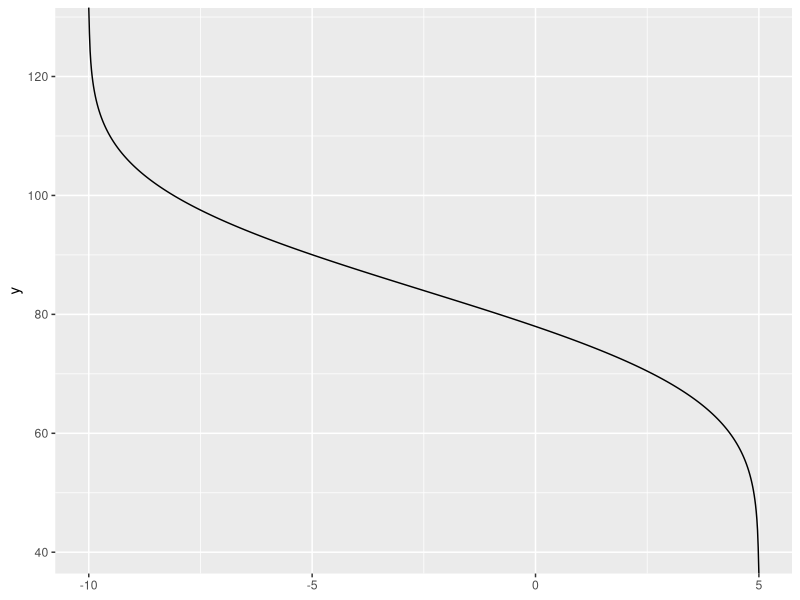
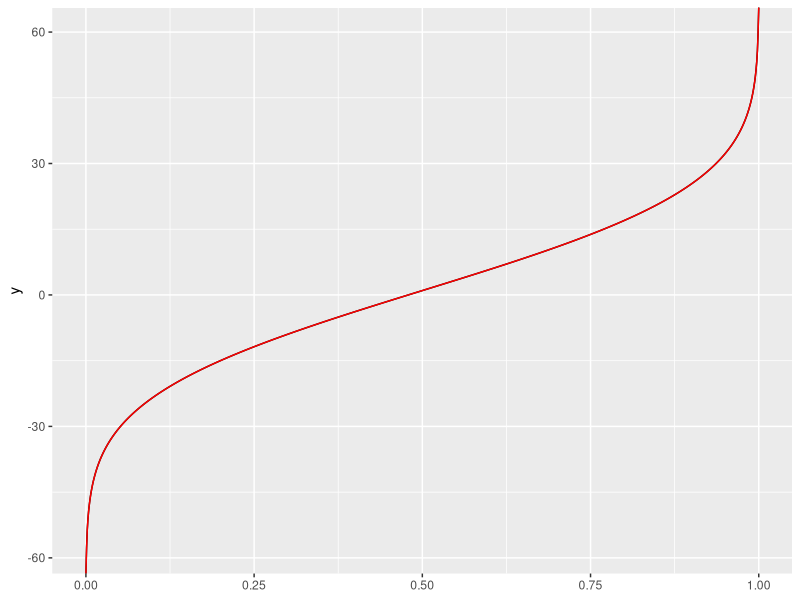
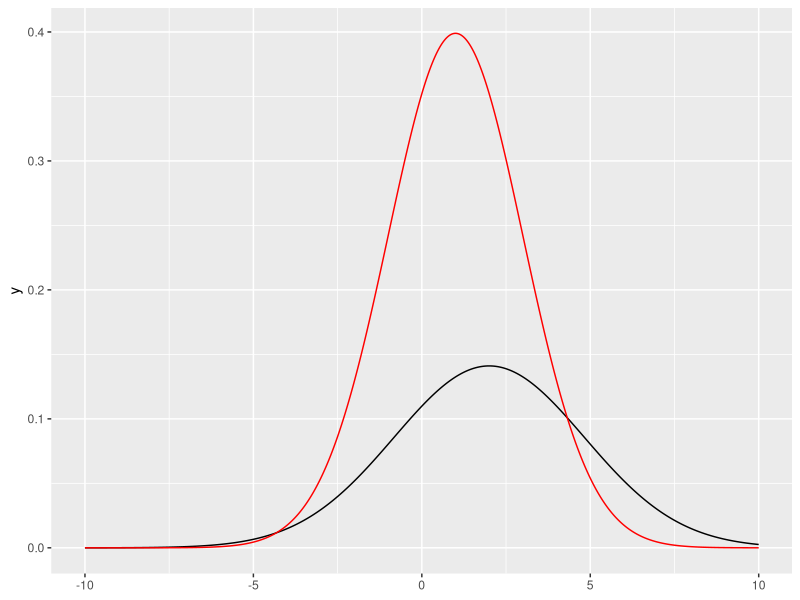

These charts were generated, in order, by the following R code: (Note: this script raises an error after producing the figures.)
library(tidyverse)
mus <- 10 + c(20,2,3,4,5)
sigs <- c(2,4,3,1,4)


lmc <- function(Ovg, Und, w, K) {
  Vectorize(function(lambda) {
    sum(qnorm((Und - w*lambda)/(Und + Ovg), mus[1:5], sigs[1:5])) - K}
  )
}

out <- function(Ovg, Und, w, lambda) {
  qnorm((Und - w*lambda)/(Und + Ovg), mus[1:5], sigs[1:5])
}

lmc1 <- lmc(1,1,1,100)
lmc1(2)

uniroot(lmc(10,5,1,85), c(-10,5), extendInt = "yes")

ggplot() + xlim(-10,5) + geom_function(fun = lmc(10,5,1,0), n = 1000)

out(0,1,1,.9)

ggplot() + xlim(0,1) + geom_function(fun = function(x) qnorm(x,1,19), n=1000) +
  geom_function(fun = function(x) qnorm(x,0,10) + qnorm(x,0,3) + qnorm(x,1,6), n=1000, color = "red")

ggplot() + xlim(-10,10) + geom_function(fun = function(x) dnorm(x,2,sqrt(8)), n=1000) +
  geom_function(fun = function(x) dnorm(x,1,2) + dnorm(x,1,2), n=1000, color = "red")

norm_loss <- function(alpha, mean, sd) {
  f <- function(x){
    alpha^(-1)*((pnorm(x, mean, sd)-alpha)*(x-mean) + sd^2*dnorm(x,mean,sd))
  }
  return(f)
}
sig = .2
mag = 10
alphas =   c(.1,.4,.5,.9)
w <- 6

plot_loss <- function(
    alphas,
    lossfun, 
    parms, 
    pfun, 
    qfun,
    mag, 
    xl, 
    xr,
    yb,
    yexpand = c(1,1)) {
  p <- ggplot() + xlim(xl,xr)+ map(
    alphas,
    function(alpha) {
      geom_function(aes(color = as_factor(alpha)), 
                    fun = rlang::exec(lossfun, alpha, !!!parms))
    }
  ) + map(
    alphas,
    function(alpha) {
      geom_segment(aes(color = as_factor(alpha), 
                       x = rlang::exec(qfun, alpha, !!!parms), 
                       y = yb,
                       xend = rlang::exec(qfun, alpha, !!!parms),
                       yend = mag*alpha),
                   alpha = .5)
    }
  ) + map(
    alphas,
    function(alpha) {
      geom_segment(aes(color = as_factor(alpha),
                       x = rlang::exec(qfun, alpha, !!!parms),
                       y = mag*alpha,
                       xend = xl, 
                       yend = mag*alpha),
                   alpha = .5)
    }
  ) + 
    geom_function(fun = function(q) mag*rlang::exec(pfun, q, !!!parms)) +
    scale_y_continuous(expand = yexpand,
                       labels = function(y) y/mag, 
                       breaks = mag*alphas, 
                       limits = c(yb, mag*1.1)) +
    scale_x_continuous(expand = c(0,.1), limits = c(xl,xr)) +
    theme_classic() +
    theme(legend.position = "none",
          axis.title = element_blank())
  return(p)
}



plot_loss(
    alphas = alphas,
    lossfun = norm_loss, 
    parms = list(mean = 0, sd = 2), 
    pfun = pnorm, 
    qfun = qnorm,
    mag = mag, 
    xl = -w, 
    xr = w)


unif_loss <- function(alpha, a, b) {
  f <- function(x){
    (alpha*2*(b-a))^(-1)*(x^2 - 2*(a+(b - a)*alpha)*x+(1 - alpha)*a^2 +alpha*b^2)
  }
  return(f)
}

plot_loss(
  alphas = alphas,
  lossfun = unif_loss, 
  lossparms = list(a = 0, b=1), 
  pfun = punif, 
  qfun = qunif,
  distparms = list(min = 0, max = 1),
  mag = 1.2, 
  xl = -.3, 
  xr = 1.3)

exp_loss <- function(alpha, rate) {
  f <- function(x){
    alpha^(-1)*(exp(-x*rate)*rate^(-1) - (alpha-1) * x - rate^(-1))
  }
  return(f)
}
parms = list(rate = 1)

plot_loss(
  alphas = alphas,
  lossfun = exp_loss, 
  parms = parms, 
  pfun = pexp, 
  qfun = qexp,
  mag = 3, 
  xl = -.5, 
  xr = 5,
  yexpand = c(0,.1),
  yb = -1
  )

unif_loss2 <- function(alpha1,alpha2,a1,a2,b1,b2) {
  f <- function(x1,x2) {
    unif_loss(alpha1, a1, b1)(x1) + unif_loss(alpha2, a2, b2)(x2)
  }
  return(f)
}
x1 <- seq(0, 1, length.out = 100)
x2 <- seq(0, 1, length.out = 100)
alpha1 = .8
alpha2 = .2
a1 = 0
a2 = 0
b1 = 1
b2 = 1
dat <- expand_grid(x1, x2) %>% mutate(z = unif_loss2(alpha1,alpha2,a1,a2,b1,b2)(x1, x2))
ggplot(dat, aes(x1,x2)) + geom_contour(aes(z=z))

norm_loss <- function(alpha, mu, sigma) {
  f <- function(x){
    alpha^(-1)*((pnorm(x, mu, sigma)-alpha)*(x-mu) + sigma^2*dnorm(x,mu,sigma))
  }
  return(f)
}
norm_loss2 <- function(alpha1, mu1, sigma1, alpha2, mu2, sigma2) {
  f <- function(x1,x2) {
    norm_loss(alpha1, mu1, sigma1)(x1) + norm_loss(alpha2, mu2, sigma2)(x2)
  }
}
x1 <- seq(-1, 1, length.out = 200)
x2 <- seq(-1, 1, length.out = 200)
alpha1 = .8
alpha2 = .6
mu1 = .5
mu2 = 0
sigma1 = .5
sigma2 = .1
dat <- expand_grid(x1, x2) %>% 
  mutate(z = unif_loss2(alpha1,alpha2,mu1,mu2,sigma1,sigma2)(x1, x2))
ggplot(dat, aes(x1,x2)) + geom_contour(aes(z=z), bins = 50)
  
# Lau & Lau example in table 1

mu = c(100, 500, 300)
E = c(1,1,2)
U = c(4,1,2)
w = c(1,4,1)


f1 <- function(lambda) pmax(-w*mu*log((1-(U-w*lambda)/(E+U))),0)
f1(2)

f = function(lambda, C) {
  sum(pmax(-w*mu*log((1-(U-w*lambda)/(E+U))),0)) - C
}
lam_star <- uniroot(f, c(0,3))$root

(U-w*lam_star)/(E+U)

Cs = c(1755.2, 1300, 1000, 500, 100, 25)
ggplot() + 
  map(Cs,
      function(C) geom_function(
        fun = Vectorize(function(lam) f(lam, C)), 
        aes(color = factor(C, levels = Cs)))
  )+
  geom_hline(aes(yintercept = 0), alpha = .5)+
  scale_x_continuous(limits = c(-.02,4), 
                     breaks = scales::pretty_breaks(n = 20))+
  scale_color_discrete(breaks = rev(Cs), name = "Constraint")+
  labs(y = "Deficit")+
  theme_bw()

# Lau & Lau example in table 2

a=c(50,300,200)
b=c(150,700,400)

f2_vec <- function(lambda) {a + (b-a)*((U-w*lambda)/(E+U))}
f2_sum <- function(lambda, C) {
  sum(w*f2_vec(lambda)) - C
}
Cs = c(2430, 1600, 400, 200)
ggplot() + 
  map(Cs,
      function(C) geom_function(
        fun = Vectorize(function(lam) f2_sum(lam, C)), 
        aes(color = factor(C, levels = Cs)))
  )+
  geom_hline(aes(yintercept = 0), alpha = .5)+
  scale_x_continuous(limits = c(-.02,2.5), 
                     breaks = scales::pretty_breaks(n = 20))+
  scale_color_discrete(breaks = rev(Cs), name = "Constraint")+
  labs(y = "Deficit")+
  theme_bw()

(2430-400)/(sum((b-a)*w^2/(E+U)))
(2430-1600)/(sum((b-a)*w^2/(E+U)))
alp=U/(E+U)
Z = function(x) ((E+U)/(2*(b-a)))*(x^2-2*(a+(b-a)*alp)*x+(1-alp)*a^2+alp*b^2)
Z(f2_vec(0.2538226)) %>% sum()
Z(c(125,296.9,287.5)) %>% sum()
